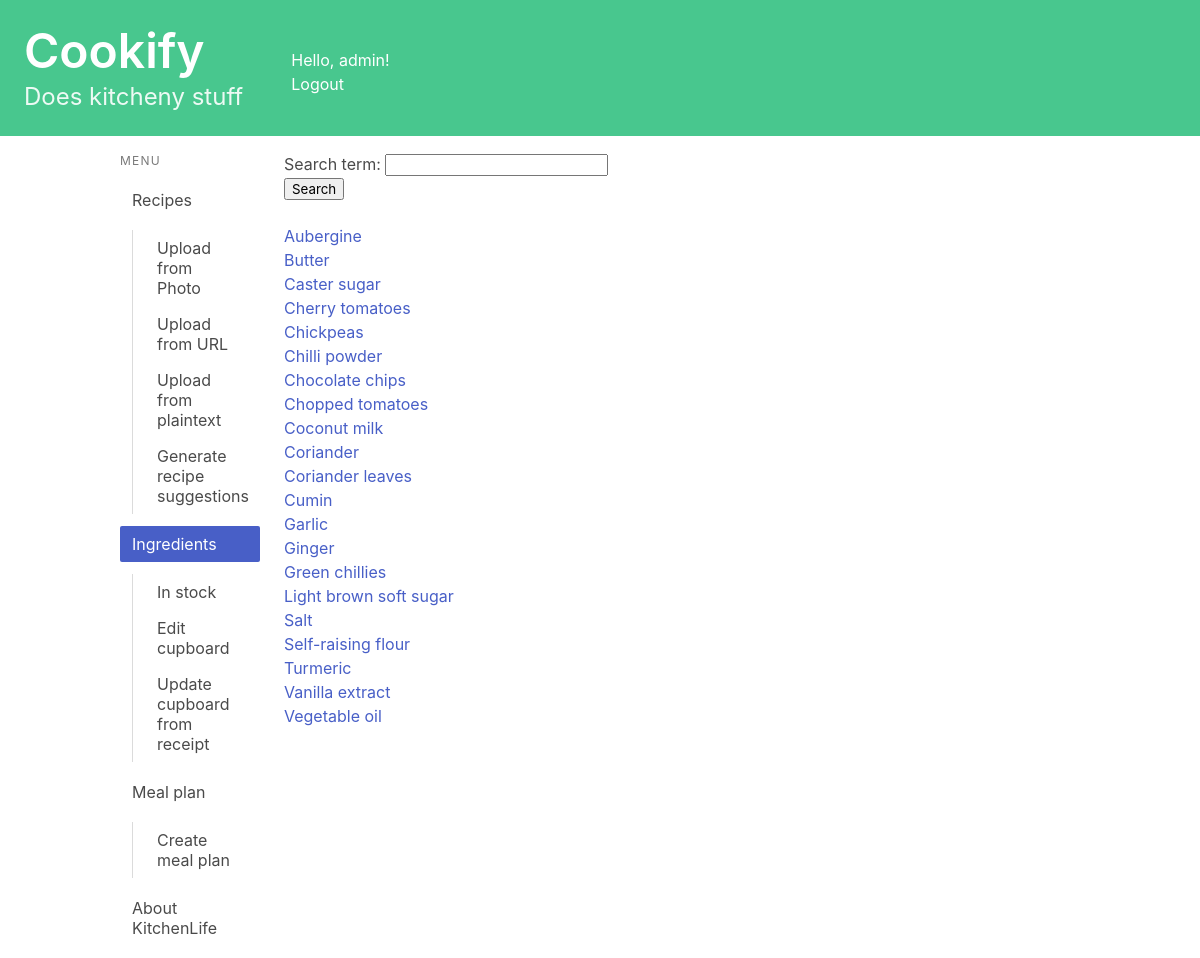
The page /cupboard/ (signed in) on the database its author committed.
### recipes/models.py (models this page shows, shortened)
class ProfileIngredient(models.Model):
    profile = models.ForeignKey(Profile, on_delete=models.CASCADE, related_name="profile_ingredient")
    ingredient = models.ForeignKey(Ingredient, on_delete=models.CASCADE, related_name="profile_ingredient")
    in_stock = models.BooleanField(default = False)
    date_added = models.DateTimeField(default=timezone.now)
    expiry_date = models.DateField(null=True, blank=True)
    class Meta:
        unique_together = ('profile', 'ingredient',)
        ordering = ['-expiry_date']
        get_latest_by = 'expiry_date'

### cupboard/models.py (models this page shows, shortened)
class Ingredient(models.Model):
    name = models.CharField(max_length=50)
    long_life = models.BooleanField(null= True, blank=True)
    shelf_life = models.IntegerField(null= True, blank=True)
    substitutes = models.CharField(max_length = 200, null = True, blank= True)
    category = models.CharField(max_length=60, null= True, blank=True)
    calories = models.IntegerField(default = 0)
    carbohydrates = models.FloatField(default = 0)
    sugar = models.FloatField(default = 0)
    fat = models.FloatField(default = 0)
    protein = models.FloatField(default = 0)
    fibre = models.FloatField(default = 0)
    typical_weight = models.IntegerField(null= True, blank=True)

### cupboard/views.py (the view)
# urls.py: path('', views.ingredients_index, name='ingredients_index'),
@login_required
def ingredients_index(request):
    profile = request.user.profile
    if request.method == 'POST':
        form = SearchForm(request.POST)
        if form.is_valid():
            filtered_ingredient = form.cleaned_data['search_term']
            profile_ingredient_list = profile.profile_ingredient.filter(ingredient__name__icontains=filtered_ingredient).order_by("ingredient__name")
    else:
        form = SearchForm()
        profile_ingredient_list = profile.profile_ingredient.filter().order_by("ingredient__name")
    context = {'profile_ingredient_list': profile_ingredient_list, 'form': form}
    return render(request, 'cupboard/ingredients_index.html', context)

### recipes/forms.py
class SearchForm(forms.Form):
    search_term = forms.CharField(max_length=50)

### recipes/templatetags/is_active.py (called while the page is built)
@register.simple_tag
def is_active(request, url):
    if reverse(url) == request.path:
        return "is-active"
    return ""

### cupboard/templates/cupboard/ingredients_index.html (shortened to what this page needs)
{% extends 'base.html' %}
{% block content %}
<ul>
    <form method="post">
         {{ form.as_p }}
        <button type="submit">Search</button>
    </form>
    <br>
{% if profile_ingredient_list %}
    {% for profile_ingredient in profile_ingredient_list %}
    <li><a href="{% url 'cupboard:ingredient_detail' profile_ingredient.ingredient.id %}">{{ profile_ingredient.ingredient.name }}</a></li>
    {% endfor %}
{% else %}
    <p>No ingredients are available.</p>
{% endif %}
</ul>
{% endblock content %}

### kitchenlife/templates/base.html (shortened to what this page needs)
<!DOCTYPE html>
<html lang="en">
{% load is_active %}
<head>
    <link rel="stylesheet"
          href="https://cdn.jsdelivr.net/npm/bulma@0.9.3/css/bulma.min.css">
</head>
<body>
    <a href="{% url 'index' %} ">
        <section class="hero is-small is-success mb-4">
            <div class="columns">
                <div class="column">
                    <div class="hero-body">
                        <h1 class="title is-1">Cookify</h1>
                        <p class="subtitle is-4">
                            Does kitcheny stuff
                        </p>
                    </div>
                </div>
                <div class="column">
                    <br><br>
                    Hello, {{ user.username|default:'Guest' }}!
                    <div>
                        {% if user.is_authenticated %}
                            <a href="{% url 'logout' %}">Logout</a>
                        {% else %}
                            <a href="{% url 'login' %}">Login</a>
                        {% endif %}
                    </div>
                </div>
            </div>
        </section>
    </a>
    <div class="container">
        <div class="columns">
            <div class="column is-2">
                <aside class="menu">
                  <p class="menu-label">
                    Menu
                  </p>
                  <ul class="menu-list">
                    <li>
                        <a href="{% url 'recipes:index' %}" class="{% is_active request 'recipes:index' %}">Recipes</a>
                        <ul>
                            <a href="{% url 'recipes:upload_photo' %}" class="{% is_active request 'recipes:upload_photo' %}">Upload from Photo</a>
                            <a href="{% url 'recipes:upload_url' %}" class="{% is_active request 'recipes:upload_url' %}">Upload from URL</a>
                            <a href="{% url 'recipes:upload_text' %}" class="{% is_active request 'recipes:upload_text' %}">Upload from plaintext</a>
                            <a href="{% url 'recipes:generate_recipe_suggestion' %}" class="{% is_active request 'recipes:generate_recipe_suggestion' %}">Generate recipe suggestions</a>
                        </ul>
                        <a  href="{% url 'cupboard:ingredients_index' %}" class="{% is_active request 'cupboard:ingredients_index' %}">Ingredients</a>
                        <ul>
                            <a href="{% url 'cupboard:cupboard_index' %}" class="{% is_active request 'cupboard:cupboard_index' %}">In stock</a>
                            <a href="{% url 'cupboard:edit_cupboard' %}" class="{% is_active request 'cupboard:edit_cupboard' %}">Edit cupboard</a>
                            <a href="{% url 'cupboard:edit_cupboard' %}" class="{% is_active request 'cupboard:edit_cupboard' %}">Update cupboard from receipt</a>
                        </ul>
                        <a href="{% url 'mealplan:meal_plan_index' %}" class="{% is_active request 'mealplan:meal_plan_index' %}">Meal plan</a>
                        <ul>
                            <a href="{% url 'mealplan:add_meal_plan' %}" class="{% is_active request 'mealplan:add_meal_plan' %}">Create meal plan</a>
                        </ul>
                        <a href="{% url 'about' %} " class="{% is_active request 'about' %}">About KitchenLife</a>
                    </li>
                  </ul>
                </aside>
            </div>
            <div class="column">
                {% block content %}
                {% endblock content %}
            </div>
        </div>
    </div>
</body>
</html>

### rows shown on the page
ProfileIngredient: ingredient.name "Aubergine"
ProfileIngredient: ingredient.name "Butter"
ProfileIngredient: ingredient.name "Caster sugar"
ProfileIngredient: ingredient.name "Cherry tomatoes"
ProfileIngredient: ingredient.name "Chickpeas"
ProfileIngredient: ingredient.name "Chilli powder"
ProfileIngredient: ingredient.name "Chocolate chips"
ProfileIngredient: ingredient.name "Chopped tomatoes"
ProfileIngredient: ingredient.name "Coconut milk"
ProfileIngredient: ingredient.name "Coriander"
ProfileIngredient: ingredient.name "Coriander leaves"
ProfileIngredient: ingredient.name "Cumin"
ProfileIngredient: ingredient.name "Garlic"
ProfileIngredient: ingredient.name "Ginger"
ProfileIngredient: ingredient.name "Green chillies"
ProfileIngredient: ingredient.name "Light brown soft sugar"
ProfileIngredient: ingredient.name "Salt"
ProfileIngredient: ingredient.name "Self-raising flour"
ProfileIngredient: ingredient.name "Turmeric"
ProfileIngredient: ingredient.name "Vanilla extract"
ProfileIngredient: ingredient.name "Vegetable oil"

### other values the page prints
{{ user.username|default:'Guest' }} "admin"
